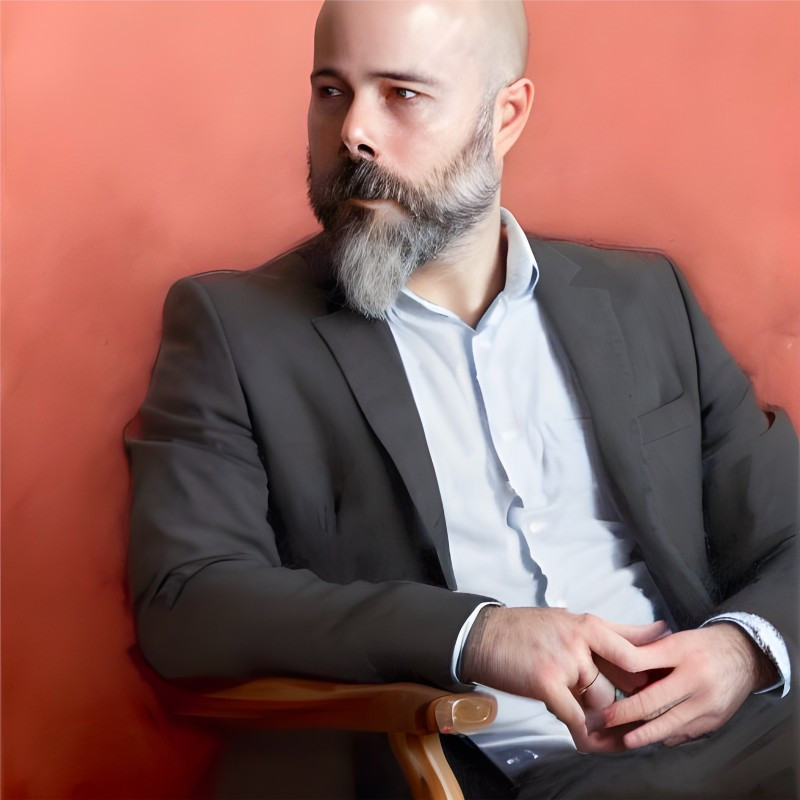
#> input picture 001-PIL/josevicente.jpg, 800 x 800 px
$ python 009-aleatorio.py
#> lines starting #> are read from the running program, lines starting #| are printed output that depends on the picture
from PIL import Image
import random

imagen = Image.open("josevicente.jpg")
#> imagen is the input picture: PIL image 800x800 RGB; mean R, G, B 144.3, 100.7, 95.2
print(imagen)
#| <PIL.JpegImagePlugin.JpegImageFile image mode=RGB size=800x800 at 0x7F48402C6F90>
pixeles = imagen.load()

altura,anchura = imagen.size
#> altura = 800; anchura = 800
for x in range(0,anchura):
    for y in range(0,altura):
        rojo = random.randint(0,255)
        verde = random.randint(0,255)
        azul = random.randint(0,255)
        pixeles[x,y] = (rojo,verde,azul)

imagen.show()
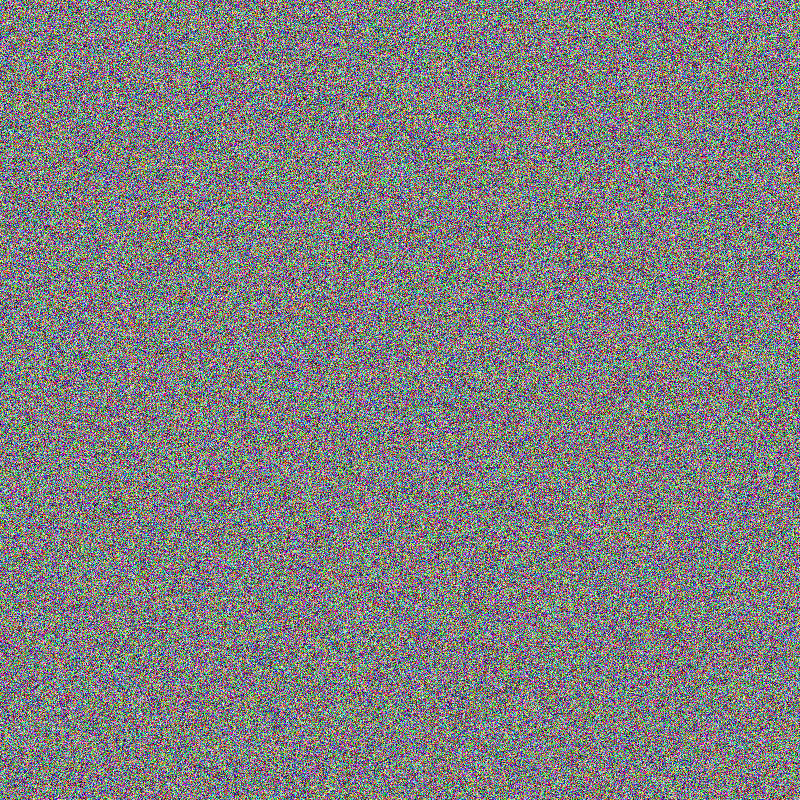
#> shown: PIL image 800x800 RGB; mean R, G, B 127.5, 127.4, 127.4
